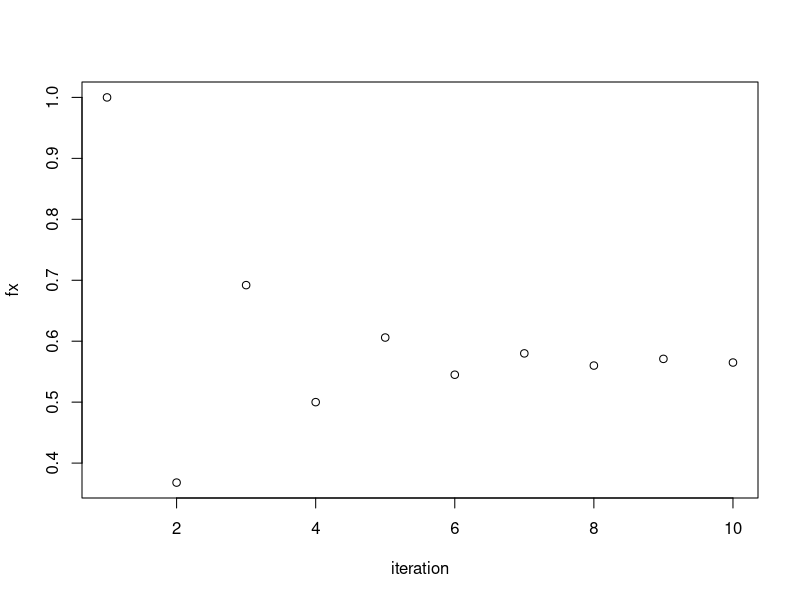

This figure's R source:
library(datasets)  # Load/unload base packages manually

# The Result is the last x
newtonRapson <- function(x, n, f, df) {
  xList <- c()
  fx <- c()
  for(i in 1:n) {
    xList[i] <- format(round(x, 3), nsmall = 3)
    fx[i] <- format(round(f(x), 3), nsmall = 3)
    x <- f(x)
  }
  
  iteration = c(1:n)
  plot(iteration, fx)
  
  data = matrix(c(xList,fx), n, 2)
  colnames(data) <- c('x', 'f(x)')
  rownames(data) <- c(1:n)
  
  table = as.table(data)
  
  table
}

f <- function(x) {
  return(exp(1)^(-x))
}

df <- function(x) {
  return(-exp(1)^(-x))
}

newtonRapson(0, 10, f, df)
